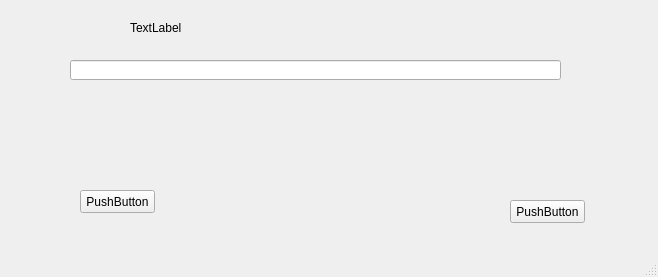
<?xml version="1.0" encoding="UTF-8"?>
<ui version="4.0">
 <class>MainWindow</class>
 <widget class="QMainWindow" name="MainWindow">
  <property name="geometry">
   <rect>
    <x>0</x>
    <y>0</y>
    <width>658</width>
    <height>277</height>
   </rect>
  </property>
  <property name="windowTitle">
   <string>MainWindow</string>
  </property>
  <widget class="QWidget" name="centralwidget">
   <widget class="QPushButton" name="pushButton">
    <property name="geometry">
     <rect>
      <x>80</x>
      <y>190</y>
      <width>75</width>
      <height>23</height>
     </rect>
    </property>
    <property name="text">
     <string>PushButton</string>
    </property>
   </widget>
   <widget class="QPushButton" name="pushButton_2">
    <property name="geometry">
     <rect>
      <x>510</x>
      <y>200</y>
      <width>75</width>
      <height>23</height>
     </rect>
    </property>
    <property name="text">
     <string>PushButton</string>
    </property>
   </widget>
   <widget class="QLineEdit" name="lineEdit">
    <property name="geometry">
     <rect>
      <x>70</x>
      <y>60</y>
      <width>491</width>
      <height>20</height>
     </rect>
    </property>
   </widget>
   <widget class="QLabel" name="label">
    <property name="geometry">
     <rect>
      <x>130</x>
      <y>20</y>
      <width>171</width>
      <height>16</height>
     </rect>
    </property>
    <property name="text">
     <string>TextLabel</string>
    </property>
   </widget>
  </widget>
  <widget class="QMenuBar" name="menubar">
   <property name="geometry">
    <rect>
     <x>0</x>
     <y>0</y>
     <width>658</width>
     <height>21</height>
    </rect>
   </property>
  </widget>
  <widget class="QStatusBar" name="statusbar"/>
 </widget>
 <resources/>
 <connections/>
</ui>
